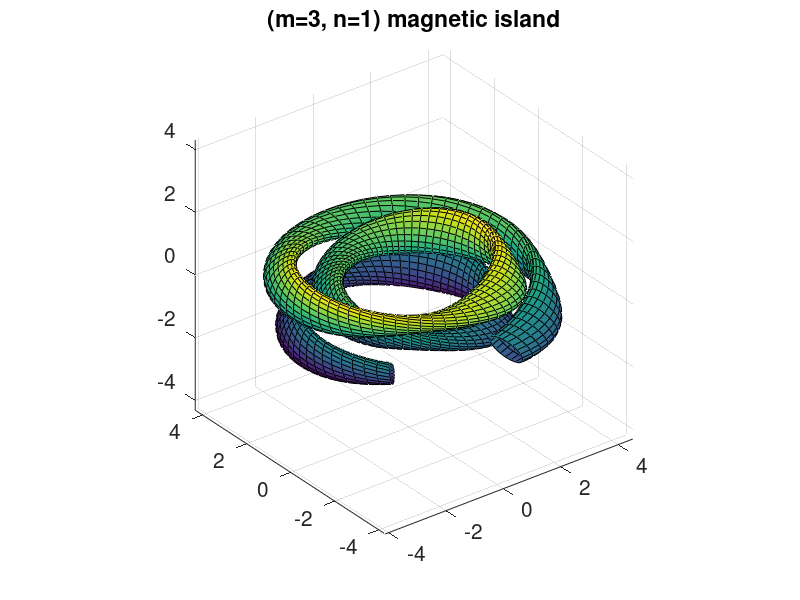

This chart was generated by the following MATLAB code:
close all;clear;clc;
R0=3.0;a=R0/3;r0=0.8*a; n=1; m=3;
[theta1,theta2]=meshgrid(-0.15*pi:2*pi/200:1.75*pi,0*pi:2*pi/20:2.0*pi);
q=m/n;
phi1=q.*theta1;
x0=(R0+r0.*cos(theta1)).*cos(phi1);
y0=(R0+r0.*cos(theta1)).*sin(phi1);
z0=r0.*sin(theta1);
RR0=sqrt(x0.^2+y0.^2);

aa=0.8*r0;bb=0.4*aa;
R=aa.*cos(theta2).*sin(phi1)-bb.*sin(theta2).*cos(phi1)+RR0;
Z=aa.*cos(theta2).*cos(phi1)+bb.*sin(theta2).*sin(phi1)+z0;
X=R.*cos(phi1);
Y=R.*sin(phi1);

figure; set(gcf,'DefaultAxesFontSize',15);
surf(X,Y,Z);
axis equal;
% shading interp;
% colormap(jet); alpha(0.5);
str=['(m=',num2str(m),', n=',num2str(n),') magnetic island'];
title(str);
print('-dpng',str);
